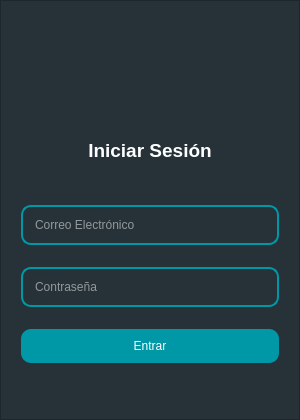
<?xml version="1.0" encoding="UTF-8"?>
<ui version="4.0">
 <class>MainWindow</class>
 <widget class="QMainWindow" name="MainWindow">
  <property name="windowModality">
   <enum>Qt::ApplicationModal</enum>
  </property>
  <property name="geometry">
   <rect>
    <x>0</x>
    <y>0</y>
    <width>300</width>
    <height>420</height>
   </rect>
  </property>
  <property name="sizePolicy">
   <sizepolicy hsizetype="Fixed" vsizetype="Fixed">
    <horstretch>0</horstretch>
    <verstretch>0</verstretch>
   </sizepolicy>
  </property>
  <property name="minimumSize">
   <size>
    <width>300</width>
    <height>420</height>
   </size>
  </property>
  <property name="maximumSize">
   <size>
    <width>300</width>
    <height>420</height>
   </size>
  </property>
  <property name="windowTitle">
   <string>Login</string>
  </property>
  <property name="layoutDirection">
   <enum>Qt::LeftToRight</enum>
  </property>
  <property name="autoFillBackground">
   <bool>false</bool>
  </property>
  <property name="styleSheet">
   <string notr="true">background-color: #263238;</string>
  </property>
  <property name="animated">
   <bool>true</bool>
  </property>
  <widget class="QWidget" name="centralwidget">
   <layout class="QVBoxLayout" name="verticalLayout">
    <property name="spacing">
     <number>0</number>
    </property>
    <property name="leftMargin">
     <number>0</number>
    </property>
    <property name="topMargin">
     <number>0</number>
    </property>
    <property name="rightMargin">
     <number>0</number>
    </property>
    <property name="bottomMargin">
     <number>0</number>
    </property>
    <item>
     <widget class="QFrame" name="frame">
      <property name="frameShape">
       <enum>QFrame::StyledPanel</enum>
      </property>
      <property name="frameShadow">
       <enum>QFrame::Raised</enum>
      </property>
      <layout class="QVBoxLayout" name="verticalLayout_2" stretch="2,1,4">
       <property name="spacing">
        <number>0</number>
       </property>
       <property name="leftMargin">
        <number>0</number>
       </property>
       <property name="topMargin">
        <number>0</number>
       </property>
       <property name="rightMargin">
        <number>0</number>
       </property>
       <property name="bottomMargin">
        <number>0</number>
       </property>
       <item>
        <widget class="QFrame" name="frame_2">
         <property name="frameShape">
          <enum>QFrame::NoFrame</enum>
         </property>
         <property name="frameShadow">
          <enum>QFrame::Raised</enum>
         </property>
         <widget class="QLabel" name="label_2">
          <property name="geometry">
           <rect>
            <x>110</x>
            <y>20</y>
            <width>81</width>
            <height>81</height>
           </rect>
          </property>
          <property name="text">
           <string/>
          </property>
          <property name="pixmap">
           <pixmap>../assets/images/logo.png</pixmap>
          </property>
          <property name="scaledContents">
           <bool>true</bool>
          </property>
         </widget>
        </widget>
       </item>
       <item>
        <widget class="QFrame" name="frame_3">
         <property name="frameShape">
          <enum>QFrame::NoFrame</enum>
         </property>
         <property name="frameShadow">
          <enum>QFrame::Raised</enum>
         </property>
         <layout class="QVBoxLayout" name="verticalLayout_4">
          <item>
           <widget class="QLabel" name="label">
            <property name="font">
             <font>
              <pointsize>14</pointsize>
              <weight>75</weight>
              <bold>true</bold>
             </font>
            </property>
            <property name="layoutDirection">
             <enum>Qt::LeftToRight</enum>
            </property>
            <property name="styleSheet">
             <string notr="true">color: white;</string>
            </property>
            <property name="lineWidth">
             <number>1</number>
            </property>
            <property name="text">
             <string>Iniciar Sesión</string>
            </property>
            <property name="alignment">
             <set>Qt::AlignCenter</set>
            </property>
           </widget>
          </item>
         </layout>
        </widget>
       </item>
       <item>
        <widget class="QFrame" name="frame_4">
         <property name="frameShape">
          <enum>QFrame::NoFrame</enum>
         </property>
         <property name="frameShadow">
          <enum>QFrame::Raised</enum>
         </property>
         <layout class="QVBoxLayout" name="verticalLayout_3">
          <property name="leftMargin">
           <number>20</number>
          </property>
          <property name="rightMargin">
           <number>20</number>
          </property>
          <property name="bottomMargin">
           <number>40</number>
          </property>
          <item>
           <widget class="QLineEdit" name="input_username">
            <property name="styleSheet">
             <string notr="true">QLineEdit {
    color:  white;
    border-style:  solid;
    border-width: 1.5px;
    border-color: #0097a7;
	border-radius: 10px;
	padding: 10px;
}</string>
            </property>
            <property name="placeholderText">
             <string>Correo Electrónico</string>
            </property>
           </widget>
          </item>
          <item>
           <widget class="QLineEdit" name="input_password">
            <property name="enabled">
             <bool>true</bool>
            </property>
            <property name="styleSheet">
             <string notr="true">QLineEdit {
    color:  white;
    border-style:  solid;
    border-width: 1.5px;
    border-color: #0097a7;
	border-radius: 10px;
	padding: 10px;
}</string>
            </property>
            <property name="inputMask">
             <string notr="true"/>
            </property>
            <property name="maxLength">
             <number>24</number>
            </property>
            <property name="echoMode">
             <enum>QLineEdit::Password</enum>
            </property>
            <property name="placeholderText">
             <string>Contraseña</string>
            </property>
            <property name="cursorMoveStyle">
             <enum>Qt::LogicalMoveStyle</enum>
            </property>
            <property name="clearButtonEnabled">
             <bool>true</bool>
            </property>
           </widget>
          </item>
          <item>
           <widget class="QPushButton" name="btn_save">
            <property name="cursor">
             <cursorShape>PointingHandCursor</cursorShape>
            </property>
            <property name="styleSheet">
             <string notr="true">QPushButton {
    color:  white;
	background-color: #0097a7;
	border-radius: 10px;
	padding: 10px;
}</string>
            </property>
            <property name="text">
             <string>Entrar</string>
            </property>
           </widget>
          </item>
         </layout>
        </widget>
       </item>
      </layout>
     </widget>
    </item>
   </layout>
  </widget>
 </widget>
 <resources/>
 <connections/>
</ui>
